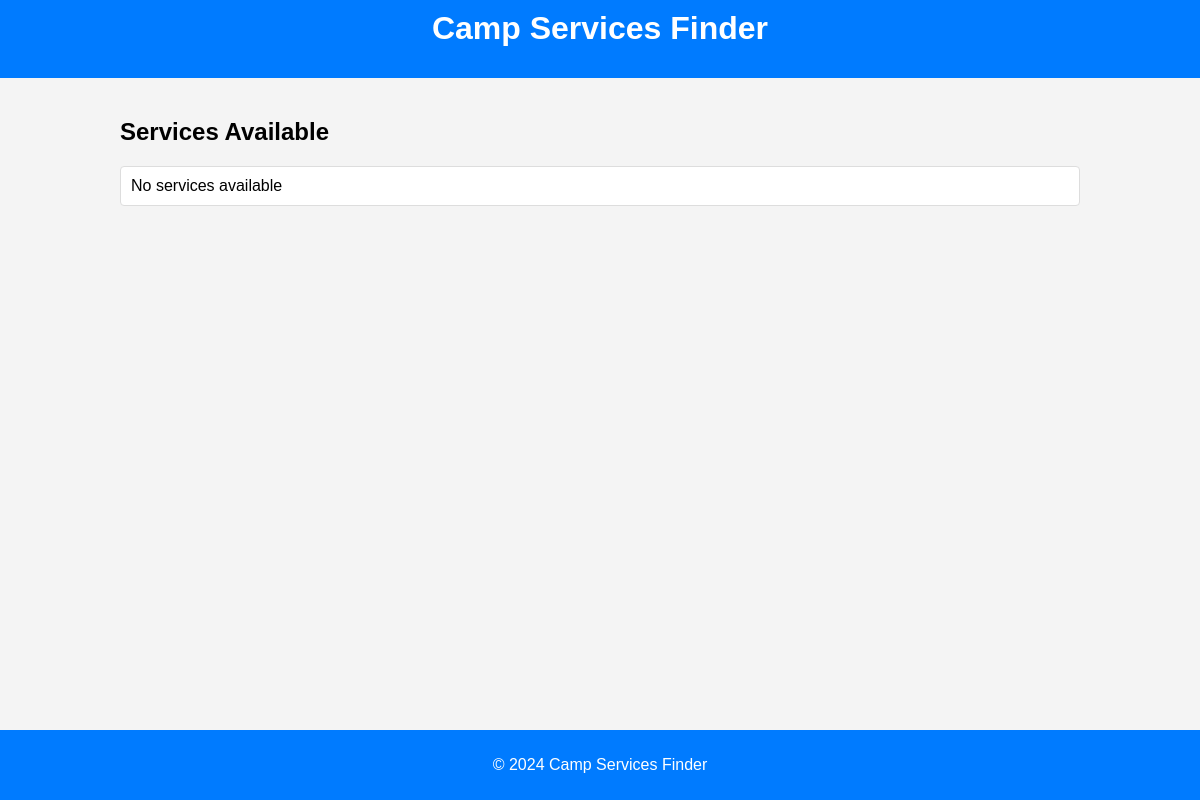
/services/, run on an earlier commit of the app's database.
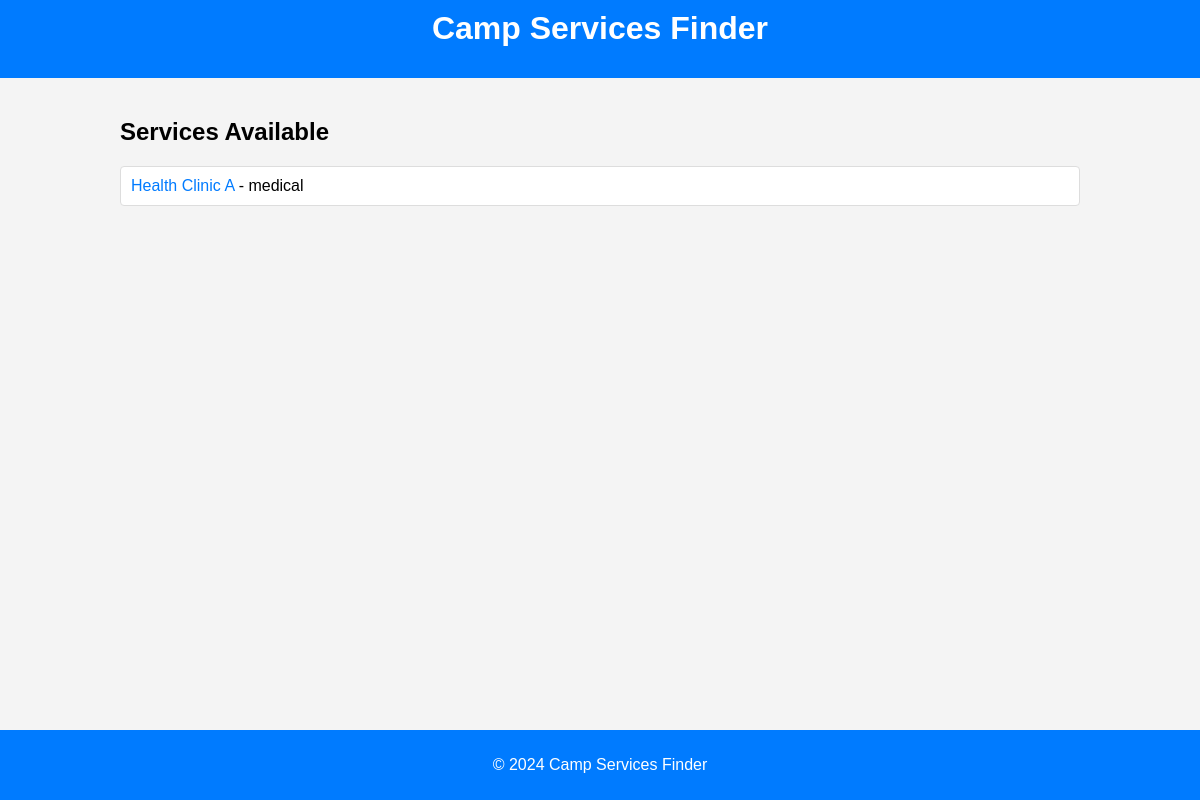
And on a later commit of the database.
### services/models.py (models this page shows, shortened)
class Service(models.Model):
    CATEGORY_CHOICES = [
        ('medical', 'Medical'),
        ('food', 'Food'),
        ('education', 'Education'),
    ]
    name = models.CharField(max_length=200)
    category = models.CharField(max_length=20, choices=CATEGORY_CHOICES)
    location = models.CharField(max_length=255)
    description = models.TextField()
    contact_info = models.CharField(max_length=255)
    hours = models.CharField(max_length=255)

### services/views.py (the view)
# urls.py: path('', views.service_list, name='service_list'),
def service_list(request):
    services = Service.objects.all()
    return render(request, 'services/service_list.html', {'services': services})

### services/templates/services/service_list.html (shortened to what this page needs)
<!DOCTYPE html>
<html>
<head>
    {% load static %}
    <link rel="stylesheet" type="text/css" href="{% static 'services/styles.css' %}">
</head>
<body>
    <header>
        <h1>Camp Services Finder</h1>
    </header>
    <div class="container">
        <h2>Services Available</h2>
        <ul>
            {% if services %}
                {% for service in services %}
                    <li>
                        <a href="{% url 'service_detail' service.pk %}">{{ service.name }}</a> - {{ service.category }}
                    </li>
                {% endfor %}
            {% else %}
                <li>No services available</li>
            {% endif %}
        </ul>
    </div>
    <footer>
        <p>&copy; 2024 Camp Services Finder</p>
    </footer>
</body>
</html>

### services/static/services/styles.css (style rules this page uses)
body { font-family: Arial, sans-serif; margin: 0; padding: 0; background-color: #f4f4f4; }
header { background-color: #007bff; color: white; padding: 10px 0; text-align: center; }
h1 { margin-top: 0; }
.container { width: 80%; margin: 0 auto; padding: 20px; }
ul { list-style-type: none; padding: 0; }
li { background-color: white; border: 1px solid #ddd; border-radius: 4px; margin: 10px 0; padding: 10px; }
a { color: #007bff; text-decoration: none; }
footer { background-color: #007bff; color: white; text-align: center; padding: 10px 0; position: fixed; bottom: 0; width: 100%; }

What changed in the data, as far as the page shows it:
added Service: name "Health Clinic A", category "medical"
Also different on the page:
text no longer shown: "No services available"
